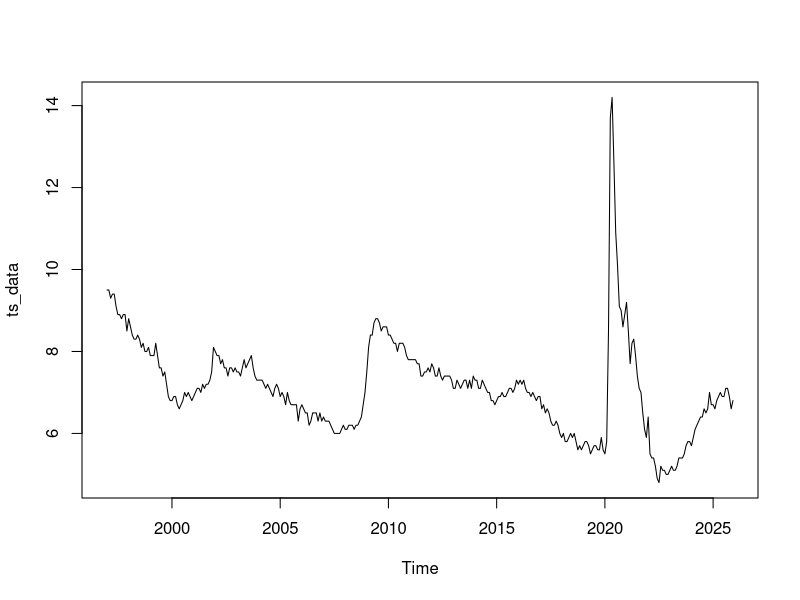
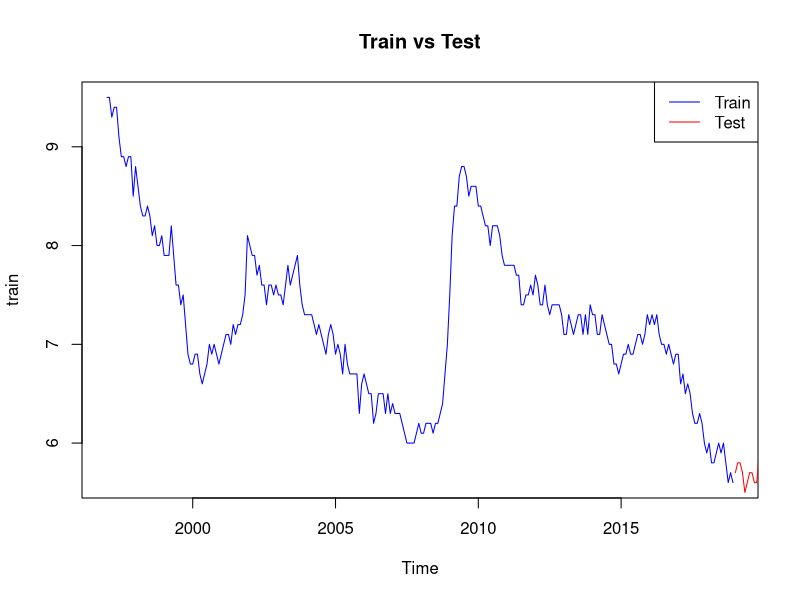
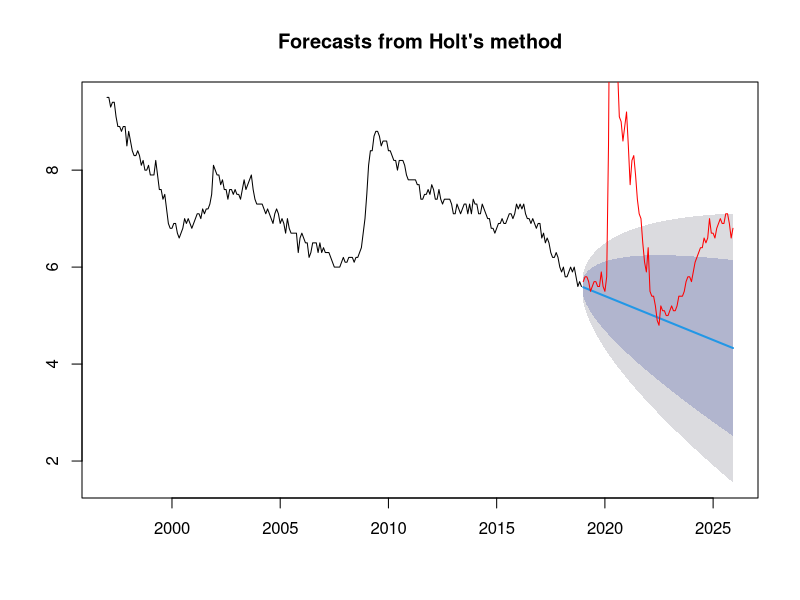
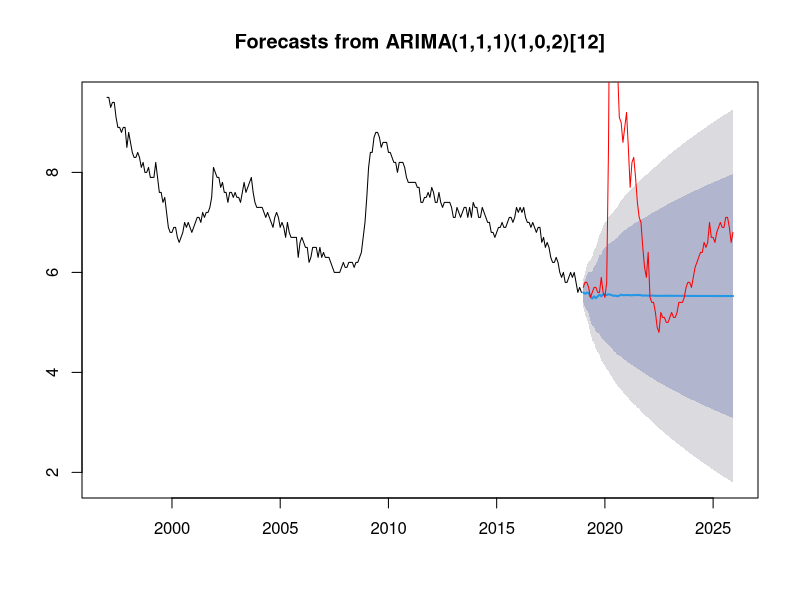
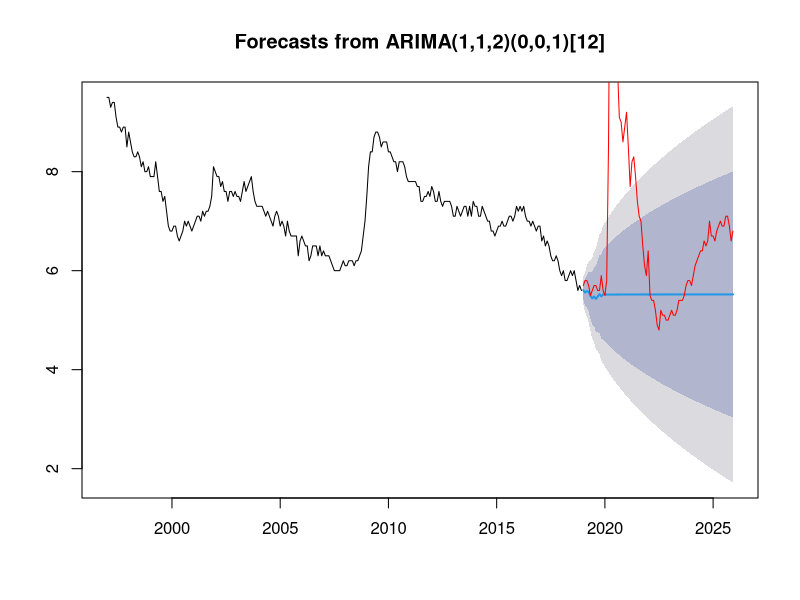
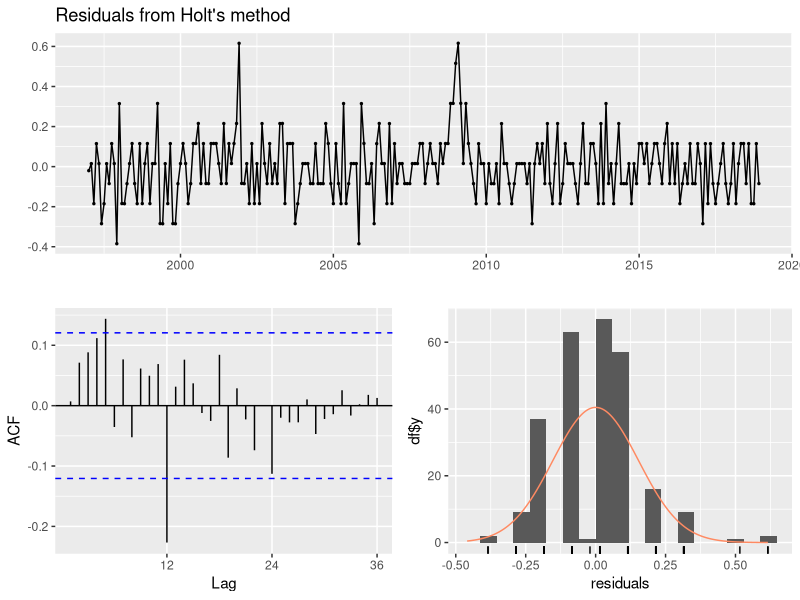
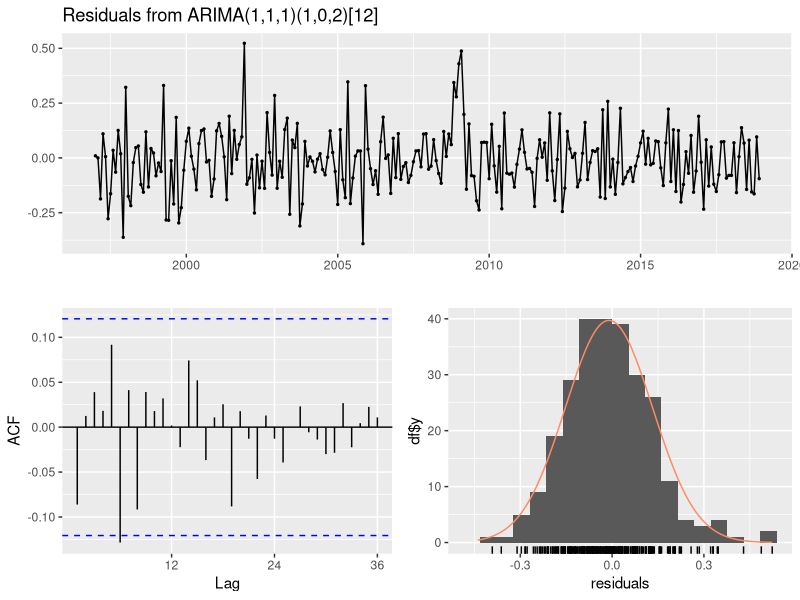

The R script that drew these images, in order:
#Modelling - Holt + ARIMA
#NOTE: Train/test split currently set to 2018 (Can be adjusted later for consistency with evaluation)

library(forecast)

#reading in dataset and cleaning it to create time series object
unemp <- read.csv("unemployment_rate.csv")
unique(unemp$Labour.force.characteristics) #for my info
#extracting unemployment rate info
unemp_rate_row <- unemp[unemp$Labour.force.characteristics == "Unemployment rate", ]
#dropping the label column and converting row to vector
values <- unemp_rate_row[ , -1]
values_vec <- as.numeric(gsub(",", "", as.character(values)))

#creating time series
ts_data <- ts(values_vec, start=c(1997,1), frequency=12)
plot(ts_data)

#we observe a smooth macro trend with a spike during COVID in the year 2020.


#train/test splits 
train <- window(ts_data, end=c(2018,12))
test  <- window(ts_data, start=c(2019,1))
length(train)
length(test)

plot(train, col="blue", main="Train vs Test")
lines(test, col="red")
legend("topright", legend=c("Train","Test"), col=c("blue","red"), lty=1)

#Holt Model
holt_fc <- holt(train, h = length(test))
plot(holt_fc)
lines(test, col = "red")
accuracy(holt_fc, test)


# From above, we observe that the training error is low, indicating a good fit 
# , however, the test RMSE is significantly higher (2.48), thus showing poor 
# forecasting performance. 
# This is mainly due to the model’s inability to capture the sudden spike in 
# unemployment during COVID-19 in 2020. Additionally, the high residual 
# autocorrelation (ACF1 = 0.905) suggests that the model does not fully capture 
# the underlying time dependence in the series.


#ARIMA model
#training set
fit_auto <- auto.arima(train)
summary(fit_auto)

#test set
arima_fc <- forecast(fit_auto, h=length(test))
plot(arima_fc)
lines(test, col="red")
accuracy(arima_fc, test)


# B ased on the RMSE, ARIMA performs slightly better than Holt’s model since it has
# lower RMSE. However, it still struggles to capture the sudden spike during COVID, 
# leading to large prediction errors. 
# 
# The forecasts are relatively flat and fail to adapt to abrupt changes in the data.
# Thus, univariate models may be insufficient motivating the use of ARIMAX models
# with external economic indicators.


#trying a few more models
fit1 <- Arima(train, order=c(1,1,1))
fit2 <- Arima(train, order=c(2,1,1))
fit3 <- Arima(train, order=c(1,1,2))
AIC(fit_auto, fit1, fit2, fit3)

# We observe that the model selected by auto.arima outperforms all the manual ARIMA
# models fitted above, as it has the lowest AIC (-262.34) 


#trying for another model using 
# >auto.arima(train, stepwise=FALSE, approximation=FALSE)
#gives us ARIMA(1,1,2)(0,0,1)[12] with AIC = 264.88
fit_new <- Arima(train, order=c(1,1,2), seasonal=c(0,0,1))
arima_fc_new <- forecast(fit_new, h=length(test))
plot(arima_fc_new)
lines(test, col="red")
accuracy(arima_fc_new, test)

# 
# By comparing the ARIMA (1,1,1)(1,0,2)[12] and ARIMA(1,1,2)(0,0,1)[12], we 
# observe that first has a higher AIC(-262.34) but lower RMSE(2.14),whereas the 
# latter has a lower AIC (-264.88) and higher RMSE (2.15)
# 
# Thus, the new ARIMA model fits the training data better as indicated by the low AIC, 
# but does not improve prediction accuracy, indicated by higher RMSE. 
# Thus, this suggests overfitting and hence we consider ARIMA (1,1,1)(1,0,2)[12] as
# our final ARIMA model. 
# 
# The original series exhibits non-stationarity due to trend, which is also 
# addressed through first-order differencing (d = 1) in the ARIMA models.



checkresiduals(holt_fc)
checkresiduals(fit_auto)
Box.test(residuals(fit_auto), lag=20, type="Ljung-Box")

# The residual diagnostics for Holt’s method show significant autocorrelation, 
# indicating that the residuals are not random, and thus, says that the model fails
# to capture temporal patterns in the data.
# (Since the p-value is also 0.006 < 0.05, this also implies that we reject the 
# hypothesis that the residuals are random)
# 
# The ARIMA model produces residuals closer to white noise, with most 
# autocorrelations lying within the confidence bounds, thus, indicating that the 
# model captures underlying temporal dependence better than Holt’s method.
# Here the p-value = 0.435 > 0.05 => we do not reject that the residuals are random
# 
# 
# Similarly in the box test, we observe a p-value = 0.5722 > 0.05, thus we arrive 
# at the same conclusion of not rejecting for the ARIMA model
